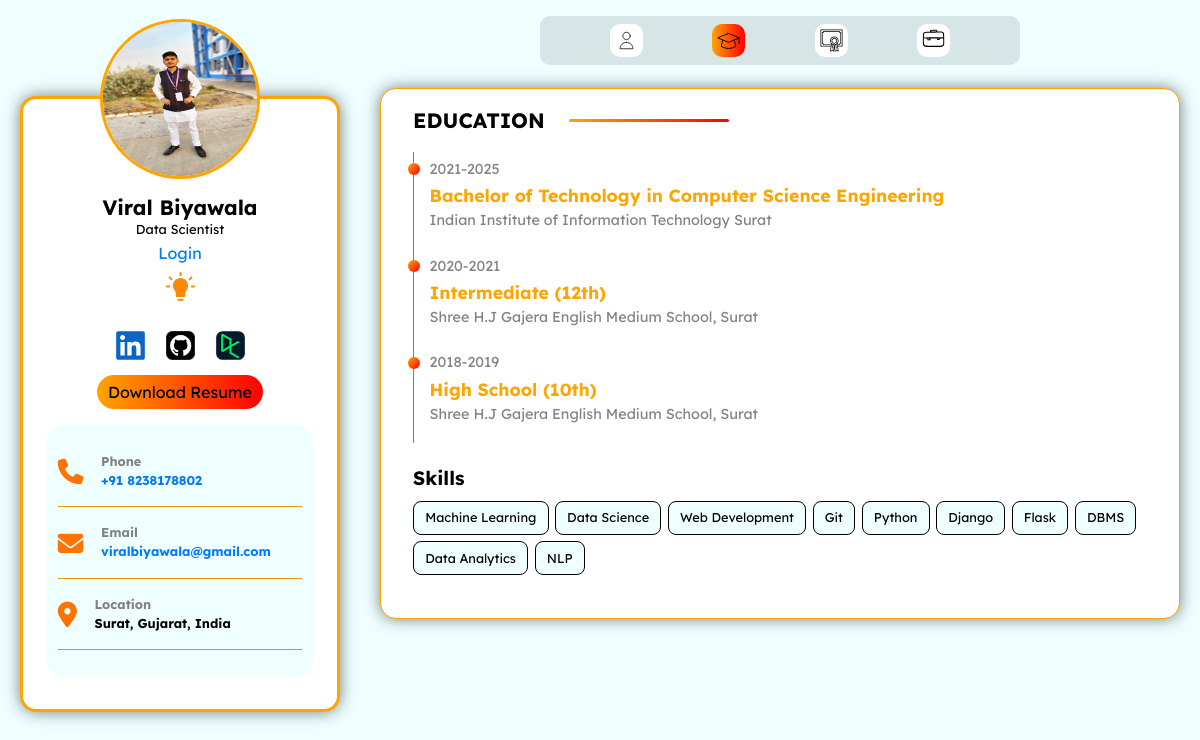
The page /education/ on the database as committed earlier.
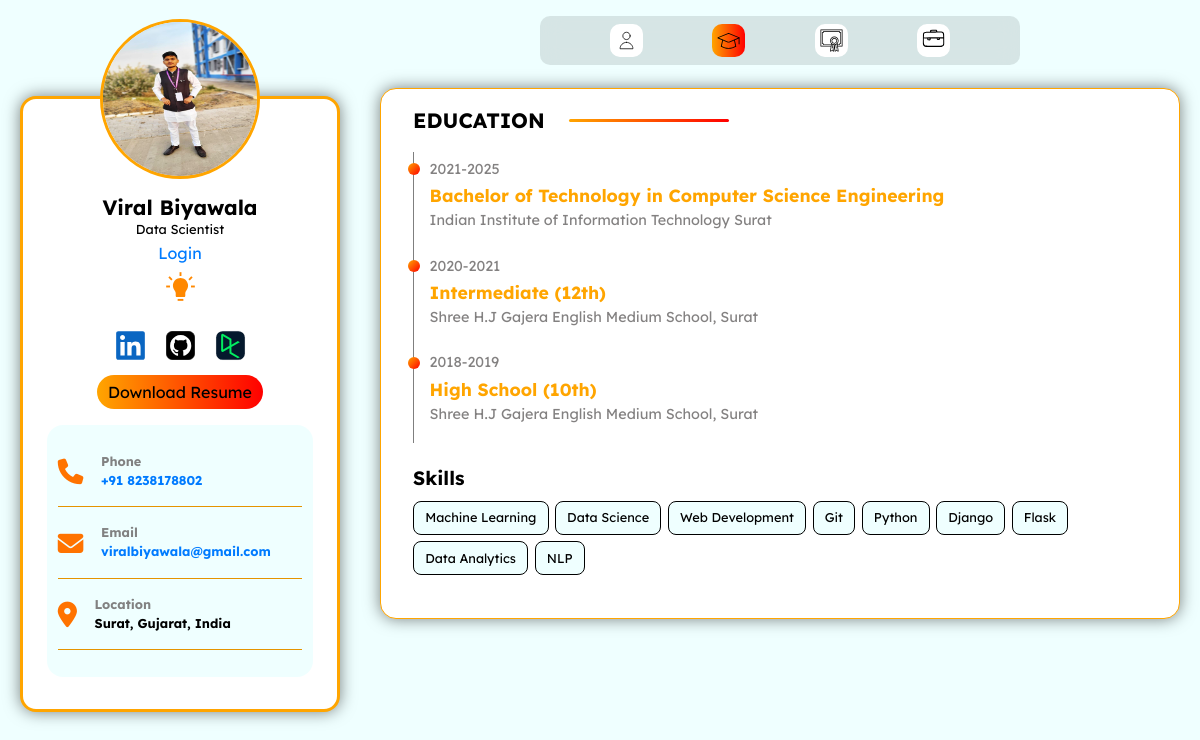
The same page on the database as committed later.
### viralapp/models.py (models this page shows, shortened)
class Education(models.Model):
    user = models.ForeignKey(User, on_delete=models.CASCADE)
    degree = models.CharField(max_length=200)
    school = models.CharField(max_length=200)
    graduation_year = models.CharField(max_length=200)

class Skills(models.Model):
    user = models.ForeignKey(User, on_delete=models.CASCADE)
    skills_list = models.CharField(max_length=2048, blank=True)

### viralapp/views.py (the view)
# urls.py: path('education/', views.education, name='education'),
def education(request):
    superuser = User.objects.filter(is_superuser=True).first()
    if 'theme_preference' in request.GET:
        theme_preference = request.GET['theme_preference']
        request.session['theme_preference'] = theme_preference
    theme_preference = request.session.get('theme_preference', 'light')
    allowed_extensions = ['jpg', 'jpeg', 'png']
    education_entries = Education.objects.filter(user=User.objects.filter(is_superuser=True).first())
    skills_entries = Skills.objects.filter()
    src = "../static/images/profile.jpg"
    for extension in allowed_extensions:
        image_path = f"viralapp/static/images/profile.{extension}"
        if os.path.isfile(image_path) == True:
            src = f"images/profile.{extension}"
            break
    context = {
        'theme_preference': theme_preference,
        'user': superuser,
        'is_superuser': True,
        'link':src,
        'education_entries': education_entries,
        'skills_entries': skills_entries,
    }
    return render(request, 'education.html', context)

### viralapp/context_processors.py (called while the page is built)
def add_login_status(request):
    return {'editable': request.user.is_authenticated}

### viralapp/templates/education.html (shortened to what this page needs)
{% extends 'base.html' %}
{% load static %}
{% block extra_css %}
<link rel="stylesheet" href="{% static 'css/dashboard.css' %}" />
{% endblock %}
{% block content %}
<div class="main-content">
    <div class="join">
        <p>EDUCATION </p>
        <div class="horizontal-bar"></div>
    </div>
    <div id="education-container">
        {% for entry in education_entries %}
        <div class="education-entry">
            <div class="education-details">
                <p class="grad_year">{{ entry.graduation_year }}</p>
                <p class="degree"> {{ entry.degree }}</p>
                <p class="school"> {{ entry.school }}</p>
            </div>
        </div>
        {% endfor %}
    </div>
    <h3 class="subhead">Skills</h3>
    <div id="skills-container">
        {% for entry in skills_entries %}
        <span class="skill">{{ entry.skills_list }}
            </span >
        {% endfor %}
    </div>
</div>
{% endblock %}

Rows that differ between the two databases and show on the page:
removed Skills: skills_list "DBMS"
